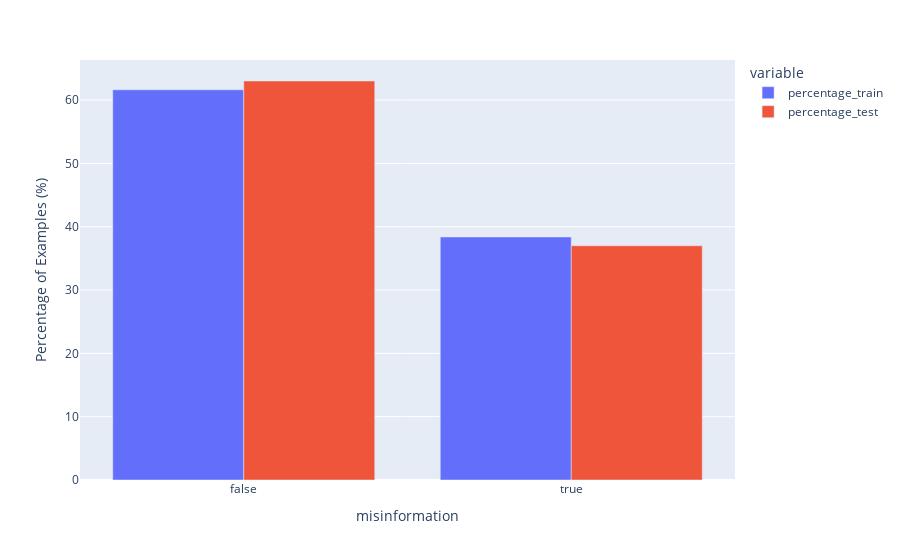

Write notebook code for a chart like this one.
### Code cell
train_perc = (
    df_train.groupby("misinformation").agg(percentage=("id", "count")) / len(df_train) * 100
).round(2).reset_index()
test_perc = (
    df_test.groupby("misinformation").agg(percentage=("id", "count")) / len(df_test) * 100
).round(2).reset_index()
perc = pd.merge(
    left=train_perc,
    right=test_perc,
    on="misinformation",
    how="outer",
    suffixes=["_train", "_test"],
)
display(
    px.bar(
        perc, x="misinformation", y=["percentage_train", "percentage_test"], barmode="group"
    ).update_xaxes(
        categoryorder="array", categoryarray=sorted(df_train.channel.unique())
    ).update_yaxes(title="Percentage of Examples (%)")
)

### Figure 1 — Plotly figure (JSON) as saved in the notebook; plotly's stock layout.template omitted (floating-point values rounded to 4 significant figures)
{"data": [{"alignmentgroup": "True", "hovertemplate": "variable=percentage_train<br>misinformation=%{x}<br>value=%{y}<extra></extra>", "legendgroup": "percentage_train", "marker": {"color": "#636efa", "pattern": {"shape": ""}}, "name": "percentage_train", "offsetgroup": "percentage_train", "orientation": "v", "showlegend": true, "textposition": "auto", "type": "bar", "x": [false, true], "xaxis": "x", "y": [61.62, 38.38], "yaxis": "y"}, {"alignmentgroup": "True", "hovertemplate": "variable=percentage_test<br>misinformation=%{x}<br>value=%{y}<extra></extra>", "legendgroup": "percentage_test", "marker": {"color": "#EF553B", "pattern": {"shape": ""}}, "name": "percentage_test", "offsetgroup": "percentage_test", "orientation": "v", "showlegend": true, "textposition": "auto", "type": "bar", "x": [false, true], "xaxis": "x", "y": [63.01, 36.99], "yaxis": "y"}], "layout": {"barmode": "group", "legend": {"title": {"text": "variable"}, "tracegroupgap": 0}, "margin": {"t": 60}, "xaxis": {"anchor": "y", "categoryarray": ["arte", "bfmtv", "europe1", "fr3-idf", "france-culture", "france-info", "france-inter", "france2", "france24", "franceinfotv", "itele", "lci", "m6", "rfi", "rmc", "rtl", "sud-radio", "tf1"], "categoryorder": "array", "domain": [0, 1], "title": {"text": "misinformation"}}, "yaxis": {"anchor": "x", "domain": [0, 1], "title": {"text": "Percentage of Examples (%)"}}}}
